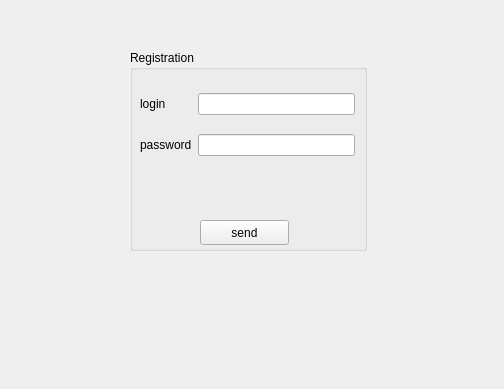
<?xml version="1.0" encoding="UTF-8"?>
<ui version="4.0">
 <class>Registration</class>
 <widget class="QWidget" name="Registration">
  <property name="geometry">
   <rect>
    <x>0</x>
    <y>0</y>
    <width>504</width>
    <height>389</height>
   </rect>
  </property>
  <property name="windowTitle">
   <string>Form</string>
  </property>
  <widget class="QGroupBox" name="groupBox">
   <property name="geometry">
    <rect>
     <x>130</x>
     <y>50</y>
     <width>237</width>
     <height>201</height>
    </rect>
   </property>
   <property name="title">
    <string>Registration</string>
   </property>
   <widget class="QPushButton" name="pushButton">
    <property name="geometry">
     <rect>
      <x>70</x>
      <y>170</y>
      <width>89</width>
      <height>25</height>
     </rect>
    </property>
    <property name="text">
     <string>send</string>
    </property>
   </widget>
   <widget class="QWidget" name="layoutWidget">
    <property name="geometry">
     <rect>
      <x>10</x>
      <y>30</y>
      <width>215</width>
      <height>91</height>
     </rect>
    </property>
    <layout class="QGridLayout" name="gridLayout">
     <item row="0" column="0">
      <widget class="QLabel" name="label">
       <property name="text">
        <string>login</string>
       </property>
      </widget>
     </item>
     <item row="0" column="1">
      <widget class="QLineEdit" name="login"/>
     </item>
     <item row="1" column="0">
      <widget class="QLabel" name="label_2">
       <property name="text">
        <string>password</string>
       </property>
      </widget>
     </item>
     <item row="1" column="1">
      <widget class="QLineEdit" name="password"/>
     </item>
    </layout>
   </widget>
  </widget>
 </widget>
 <resources/>
 <connections/>
</ui>
